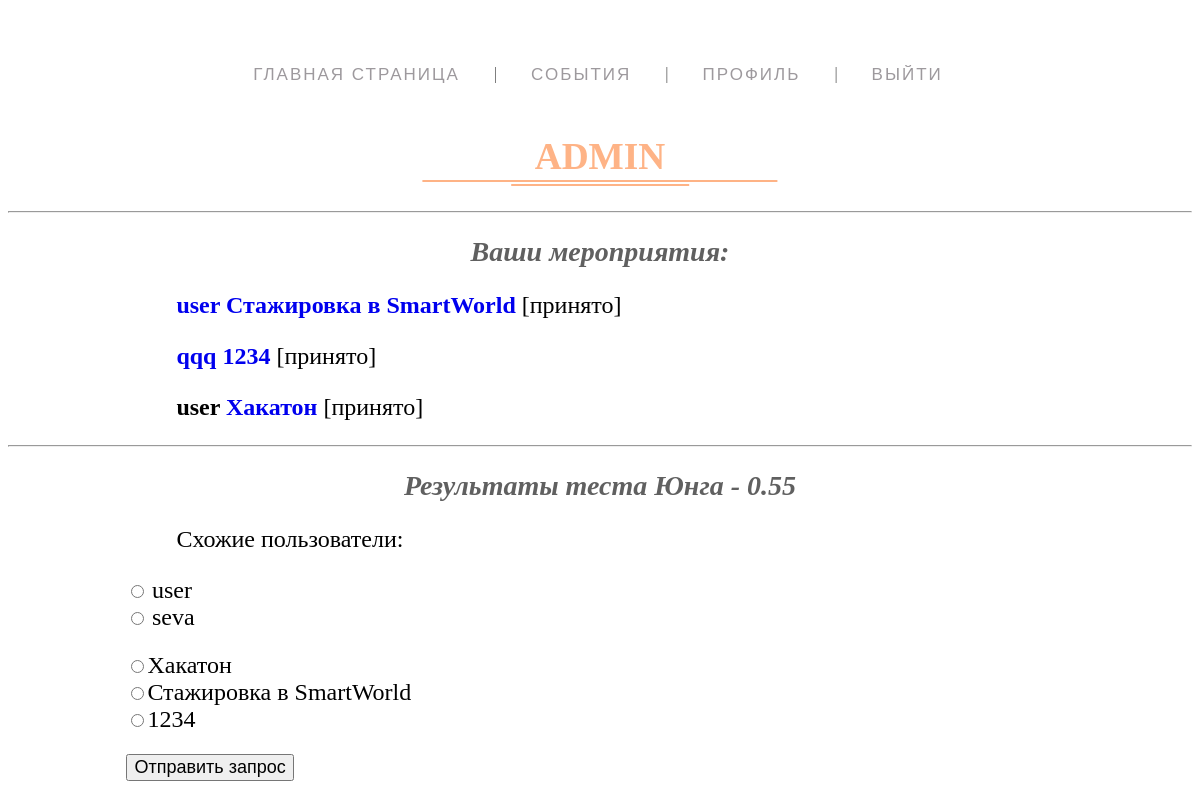
The app's page /profile/ (signed in), older data.
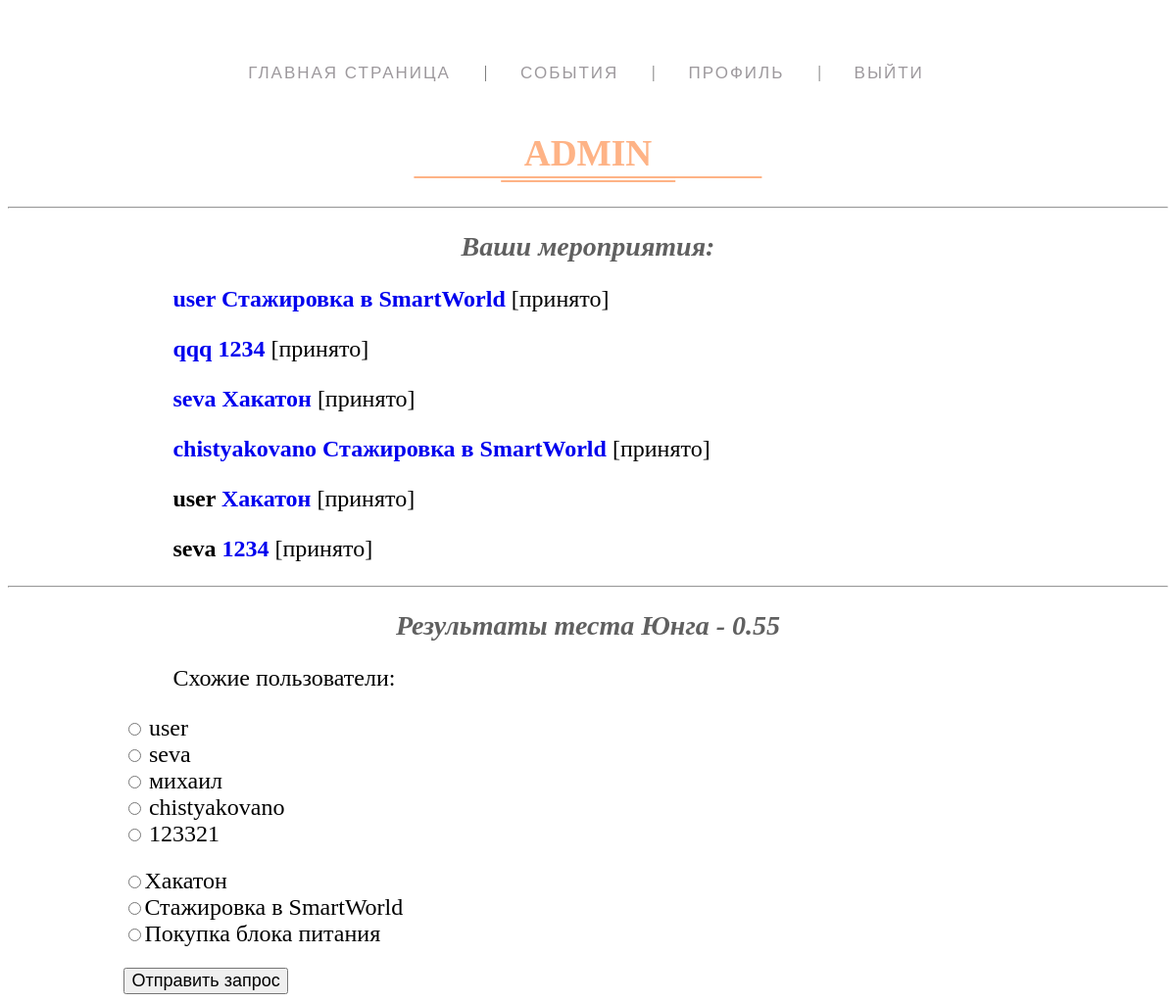
The same page, newer data.
### myfirst/apps/articles/models.py (models this page shows)
class Invite(models.Model):
    event = models.IntegerField()
    e_name = models.CharField(default="", max_length=500)
    name1 = models.CharField(max_length=500)
    name2 = models.CharField(max_length=500)
    submit = models.IntegerField()

class UserInfo(models.Model):
    name = models.CharField(max_length=500)
    test = models.FloatField()

class Event(models.Model):
    id = models.IntegerField(primary_key=True)
    name = models.CharField(max_length=500)
    time = models.DateTimeField()
    picture = models.URLField(default="https://hh.ru/employer-logo/3184173.png")
    text = models.TextField()

### myfirst/apps/articles/views.py (the view, shortened to what this page needs)
# urls.py: path('profile/', views.profile, name='profile'),
def profile(request):
    global delta_ungi
    user = request.user.username
    test = -1
    try:
        user = request.GET['user']
    except:
        pass
    try:
        test = UserInfo.objects.get(name=user).test
    except:
        pass
    invites = Invite.objects.filter(name2=user)
    my_invites = Invite.objects.filter(name1=user, submit=2)
    test_users = UserInfo.objects.filter()
    all_events = Event.objects.filter()
    users_list = list()
    for tu in test_users:
        if test + delta_ungi > tu.test > test - delta_ungi and tu.name != user:
            users_list.append(tu.name)
    chat = list()
    chat_id = -1
    return render(request, 'profile.html', {"u": user, "test": test, "invites": invites, "my_invites": my_invites,
                                            "test_users": users_list, "events": all_events, "chat": chat})

### myfirst/templates/profile.html (shortened to what this page needs)
<!DOCTYPE html>
{% load static  %}
<html lang="en">
<head>
    <link rel="stylesheet" href="{% static "css/style.css" %}">
</head>
<body>
<ul>
    <li><a href="{% url 'index' %}">Главная страница</a></li>
    <li><a href="{% url 'events' %}">События</a></li>
    {% if user.is_authenticated %}
        <li><a href="{% url 'profile'%}">Профиль</a></li>
        <li><a href="{% url 'logout'%}?next={{request.path}}">Выйти</a></li>
    {% else %}
        <li><a href="{% url 'login'%}">Войти</a></li>
        <li><a href="{% url 'reg'%}">Регистрация</a></li>
    {% endif %}
</ul>
<div class="header-h1">
<h1>{{u}}</h1></div>
{% if user.is_authenticated  %}
    {% if  u == user.get_username or u == " "%}
        <hr>
        <h2>Ваши мероприятия:</h2>
        {% for i in my_invites %}
                <p><b><a href="{% url 'profile' %}?user={{i.name2}}">{{i.name2}}</a> <a href="{% url 'events' %}{{i.event}}">{{i.e_name}}</a></b> [принято]<br></p>
        {% endfor %}
        {% for i in invites %}
            {% if i.submit == 0 %}
                <p>
                    <a href="{% url 'profile' %}?user={{i.name1}}">{{i.name1}}</a> <a href="{% url 'events' %}{{i.event}}">{{i.e_name}}</a>
                    <a href="{% url 'submit_invite' %}?user={{i.name1}}&event={{i.event}}&r=2">[+]</a>
                    <a href="{% url 'submit_invite' %}?user={{i.name1}}&event={{i.event}}&r=1">[-]</a><br>
                </p>
            {% elif i.submit == 2 %}
                <p>
                <b>{{i.name1}} <a href="{% url 'events' %}{{i.event}}">{{i.e_name}}</a></b> [принято]<br>
                </p>
            {% endif %}
        {% endfor %}
        <hr>
        {% if test != -1 %}
            <h2>Результаты теста Юнга - {{test}}</h2>
            {% if test_users %}
                <p>Схожие пользователи:<br></p>
                <form action="{% url 'call' %}" method="post" >
                    {% for tu in test_users %}
                        <input type="radio" name="user_l" value="{{tu}}" required  /> <span>{{tu}}</span><br>
                    {% endfor %}
                    <br>
                    {% for e in events %}
                        <input type="radio" name="event_l" value="{{e.name}}" required  /><span>{{e.name}}</span><br>
                    {% endfor %}
                    <br>
                    <button type="submit">Отправить запрос</button>
                </form>
            {% endif %}
        {% endif %}
    {% endif %}
{% else %}
    <p>Да не авторизованы. <a href="{% url 'login'%}?next={{request.path}}">Войти на сайт</a>.</p>
{% endif %}
</body>
</html>

### static/css/style.css (style rules this page uses)
a { text-decoration: none }
.header-h1 h1 { position: relative; padding-bottom: .5rem; font-size: 28pt; text-transform: uppercase; text-align: center; color: #feb386; }
.header-h1 h1::before { content: ""; position: absolute; border-bottom: 2px solid #feb386; bottom: .25rem; left: 50%; width: 30%; transform: translateX(-50%); }
.header-h1 h1::after { content: ""; position: absolute; border-bottom: 2px solid #feb386; bottom: 0; left: 50%; width: 15%; transform: translateX(-50%); }
h2 { font-style: italic; text-align: center; font-size: 28px; color: #606060; }
p { text-align: justify; font-size: 18pt; text-indent: 50px; padding: 0px 10% 0px 10% ; }
span { font-size: 18pt; }
form { padding-left: 10%; padding-right: 10%; font-size: 18px; }
button { font-size: 18px; }
ul { list-style: none; margin: 40px 0 5px; padding: 25px 0 5px; text-align: center; background: white; }
ul li { display: inline-block; }
ul li:after { content: "|"; color: #606060; display: inline-block; vertical-align:top; }
ul li:last-child:after { content: none; }
ul a { text-decoration: none; font-family: 'Ubuntu Condensed', sans-serif; letter-spacing: 2px; position: relative; padding-bottom: 20px; margin: 0 34px 0 30px; font-size: 17px; text-transform: uppercase; display: inline-block; transition: color .2s; }
ul a, ul a:visited { color: #9d999d; }
ul a:before, ul a:after { content: ""; position: absolute; height: 4px; top: auto; right: 50%; bottom: -5px; left: 50%; background: #feb386; transition: .8s; }

Row changes from the older to the newer data that the page shows:
added Invite: name2 "seva", e_name "Хакатон", shown under "Ваши мероприятия:"
added Invite: name2 "chistyakovano", e_name "Стажировка в SmartWorld", shown under "Ваши мероприятия:"
added Invite: name1 "seva", e_name "1234"
added UserInfo: test_users "михаил"
added UserInfo: test_users "chistyakovano"
added UserInfo: test_users "123321"
changed Event: name "1234" → "Покупка блока питания"
